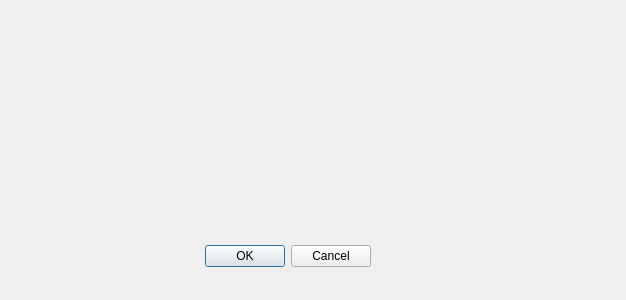
<?xml version="1.0" encoding="UTF-8"?>
<ui version="4.0">
 <class>Dialog</class>
 <widget class="QDialog" name="Dialog">
  <property name="geometry">
   <rect>
    <x>0</x>
    <y>0</y>
    <width>626</width>
    <height>300</height>
   </rect>
  </property>
  <property name="windowTitle">
   <string>Dialog</string>
  </property>
  <widget class="QDialogButtonBox" name="buttonBox">
   <property name="geometry">
    <rect>
     <x>30</x>
     <y>240</y>
     <width>341</width>
     <height>32</height>
    </rect>
   </property>
   <property name="orientation">
    <enum>Qt::Horizontal</enum>
   </property>
   <property name="standardButtons">
    <set>QDialogButtonBox::Cancel|QDialogButtonBox::Ok</set>
   </property>
  </widget>
  <widget class="MplWidget" name="widget_analyse" native="true">
   <property name="geometry">
    <rect>
     <x>40</x>
     <y>40</y>
     <width>571</width>
     <height>461</height>
    </rect>
   </property>
  </widget>
 </widget>
 <customwidgets>
  <customwidget>
   <class>MplWidget</class>
   <extends>QWidget</extends>
   <header>mplwidget.h</header>
   <container>1</container>
  </customwidget>
 </customwidgets>
 <resources/>
 <connections>
  <connection>
   <sender>buttonBox</sender>
   <signal>accepted()</signal>
   <receiver>Dialog</receiver>
   <slot>accept()</slot>
   <hints>
    <hint type="sourcelabel">
     <x>248</x>
     <y>254</y>
    </hint>
    <hint type="destinationlabel">
     <x>157</x>
     <y>274</y>
    </hint>
   </hints>
  </connection>
  <connection>
   <sender>buttonBox</sender>
   <signal>rejected()</signal>
   <receiver>Dialog</receiver>
   <slot>reject()</slot>
   <hints>
    <hint type="sourcelabel">
     <x>316</x>
     <y>260</y>
    </hint>
    <hint type="destinationlabel">
     <x>286</x>
     <y>274</y>
    </hint>
   </hints>
  </connection>
 </connections>
</ui>
